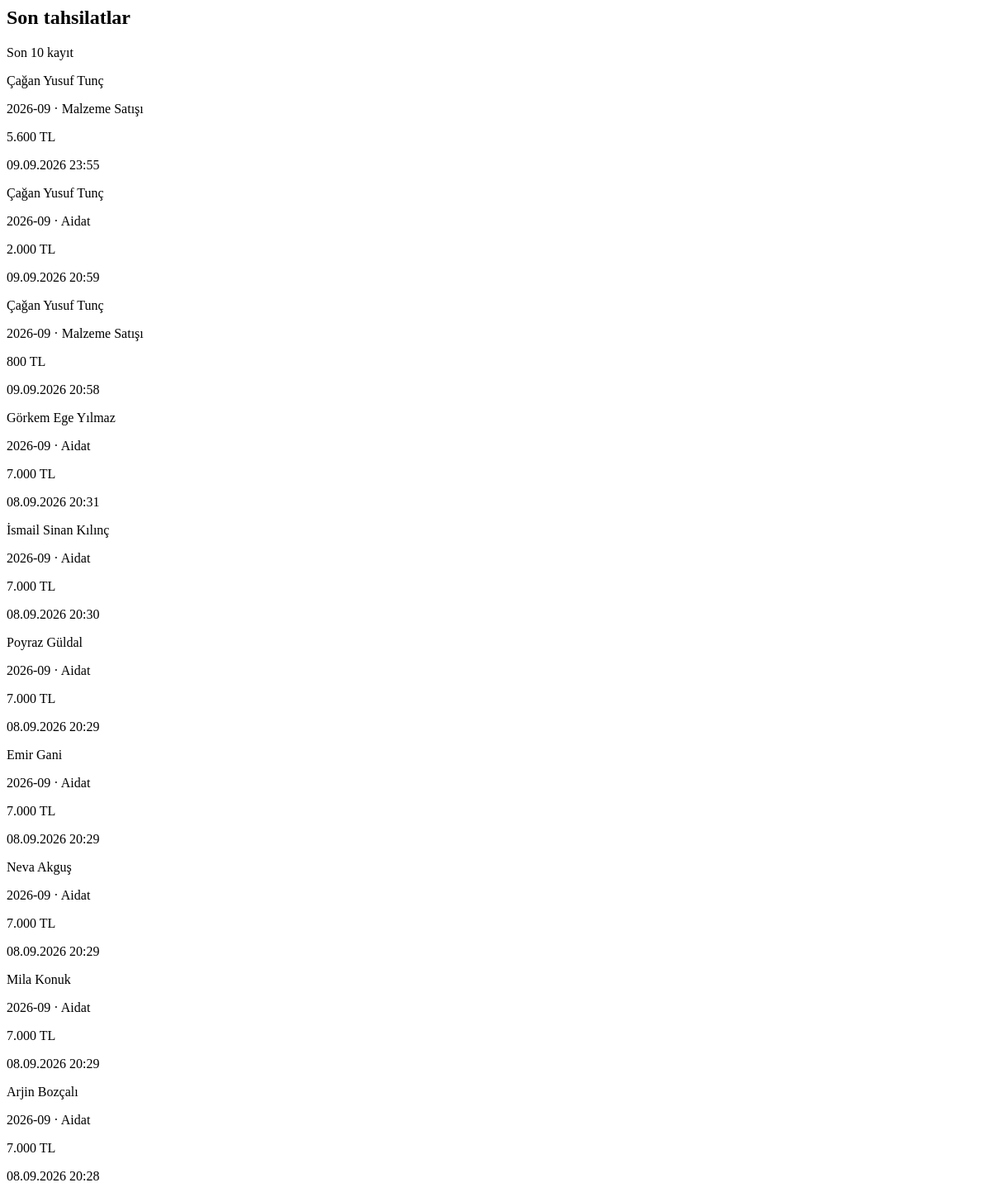
Page /api/dashboard/recent-payments/ (signed in) on the earlier database version.
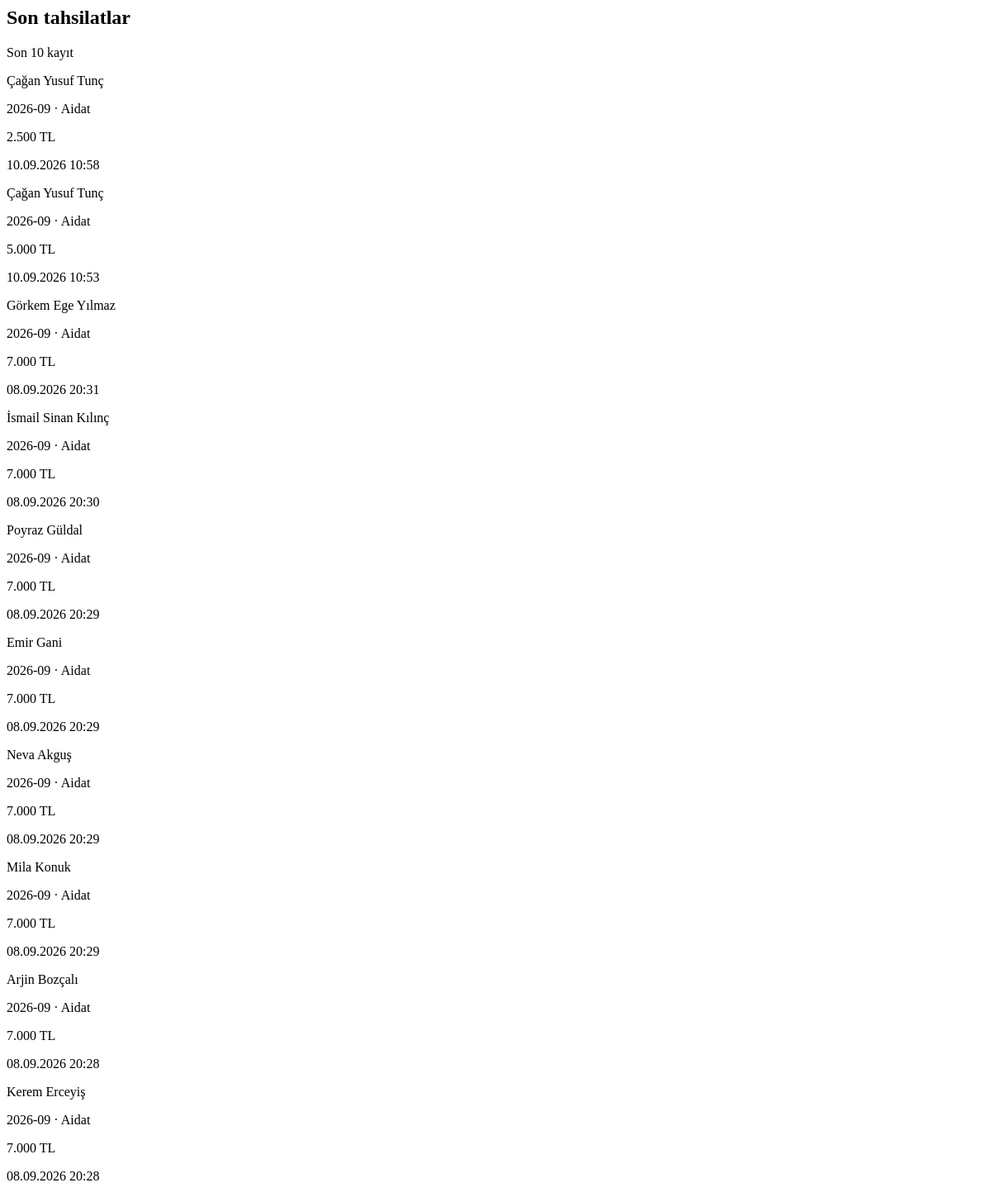
Same page on the later database version.
### finance/models.py (models this page shows, shortened)
class PaymentRecord(models.Model):
    PAYMENT_TYPE_CHOICES = [
        ('fee', 'Aidat'),
        ('donation', 'Bağış'),
        ('membership', 'Üyelik'),
        ('bank_transfer', 'Banka / Havale Geliri'),
        ('equipment_sale', 'Malzeme Satışı'),
        ('sponsorship', 'Sponsorluk'),
        ('camping_fee', 'Kamp Ücreti'),
        ('other', 'Diğer'),
    ]
    PAYMENT_METHOD_CHOICES = [
        ('bank', 'Banka Transferi / EFT / Havale'),
        ('cash', 'Nakit'),
        ('credit_card', 'Kredi Kartı'),
        ('other', 'Diğer'),
    ]
    STATUS_CHOICES = [
        ('pending', 'Bekliyor'),
        ('paid', 'Ödendi'),
        ('cancelled', 'İptal Edildi'),
    ]
    athlete = models.ForeignKey(
        Athlete,
        on_delete=models.CASCADE,
        related_name='payments',
        verbose_name="Sporcu",
        null=True,  # Sporcuya bağlı olmayan genel kulüp bağışları/gelirleri için null yapılabilir
        blank=True
    )
    payment_type = models.CharField(
        max_length=30,
        choices=PAYMENT_TYPE_CHOICES,
        default='fee',
        verbose_name="Ödeme Türü"
    )
    payment_method = models.CharField(
        max_length=20,
        choices=PAYMENT_METHOD_CHOICES,
        default='bank',
        verbose_name="Ödeme Yöntemi"
    )
    period = models.CharField(
        max_length=7,
        db_index=True,
        help_text="Format: YYYY-MM (Örn: 2026-08)",
        verbose_name="Gelir Dönemi"
    )
    amount = models.IntegerField(
        verbose_name="Tutar (TL)"
    )
    status = models.CharField(
        max_length=20,
        choices=STATUS_CHOICES,
        default='pending',
        verbose_name="Ödeme Durumu"
    )
    due_date = models.DateField(
        verbose_name="Son Ödeme Tarihi"
    )
    paid_at = models.DateTimeField(
        null=True,
        blank=True,
        verbose_name="Ödenme Zamanı"
    )
    collected_by = models.ForeignKey(
        settings.AUTH_USER_MODEL,
        on_delete=models.SET_NULL,
        null=True,
        blank=True,
        related_name='collected_payments',
        verbose_name="Tahsil Eden"
    )
    notes = models.TextField(
        blank=True,
        null=True,
        verbose_name="Not / Dekont No / Açıklama"
    )
    created_at = models.DateTimeField(auto_now_add=True)
    class Meta:
        verbose_name = "Gelir Kaydı"
        verbose_name_plural = "Gelir Kayıtları"
        ordering = ['-period', 'created_at']

### athletes/models.py (models this page shows, shortened)
class Athlete(models.Model):
    GENDER_CHOICES = (
        ('M', 'Erkek'),
        ('F', 'Kadın'),
    )
    parent = models.CharField(max_length=150, verbose_name="Veli")
    parent_phone = models.CharField(max_length=20, blank=True, default='', verbose_name="Veli Telefonu")
    parent_email = models.EmailField(blank=True, default='', verbose_name="Veli E-postası")
    first_name = models.CharField(max_length=50, verbose_name="Ad")
    last_name = models.CharField(max_length=50, verbose_name="Soyad")
    phone_number = models.CharField(max_length=20, blank=True, default='', verbose_name="Sporcu Telefonu")
    tc_identity = models.CharField(max_length=11, unique=True, blank=True, null=True, verbose_name="T.C. Kimlik No")
    birth_date = models.DateField(verbose_name="Doğum Tarihi")
    gender = models.CharField(max_length=1, choices=GENDER_CHOICES, verbose_name="Cinsiyet")
    school = models.CharField(max_length=100, blank=True, null=True, verbose_name="Okul")
    license_number = models.CharField(max_length=50, blank=True, null=True, verbose_name="Lisans No")
    joined_date = models.DateField(verbose_name="Kulübe Katılım Tarihi")
    photo = models.ImageField(upload_to='athlete_photos/', blank=True, null=True, verbose_name="Fotoğraf")
    is_active = models.BooleanField(default=False, verbose_name="Aktif Sporcu mu?")
    created_at = models.DateTimeField(auto_now_add=True)
    team = models.ForeignKey(
        Team,
        on_delete=models.SET_NULL,
        null=True,
        blank=True,
        related_name='athletes',
        verbose_name="Bağlı Olduğu Takım"
    )
    custom_fee = models.IntegerField(
        null=True,
        blank=True,
        verbose_name="Özel Aidat Tutar (TL)",
        help_text="Boş bırakılırsa takımın varsayılan aidatı uygulanır. Burslu için 0 girebilirsiniz."
    )
    discount_percentage = models.IntegerField(
        null=True,
        blank=True,
        verbose_name="İndirim Yüzdesi",
        help_text="Boş bırakılırsa indirim uygulanmaz."
    )
    regular_payment_day = models.PositiveBigIntegerField(
        null=True,
        blank=True,
        verbose_name="Düzenli Ödeme Günü"
    )
    class Meta:
        verbose_name = "Sporcu"
        verbose_name_plural = "Sporcular"
        ordering = ['first_name', 'last_name']
    def get_full_name(self):
        return f"{self.first_name} {self.last_name}"

### athletes/views_dashboard.py (the view)
# urls.py: path('dashboard/recent-payments/', dashboard_recent_payments_htmx, name='dashboard-recent-payments'),
@login_required
@role_required(allowed_roles=['admin', 'club_admin', 'coach'])
def dashboard_recent_payments_htmx(request):
    recent_payments = PaymentRecord.objects.filter(
        athlete__isnull=False,
        status='paid',
    ).select_related('athlete').order_by('-paid_at', '-created_at')[:10]
    return render(request, 'dashboard/_recent_payments.html', {
        'recent_payments': recent_payments,
    })

### templates/dashboard/_recent_payments.html
<section class="overflow-hidden rounded-2xl border border-base-300 bg-base-100 shadow-sm">
    <div class="flex items-center justify-between px-4 py-3">
        <h2 class="text-sm font-black text-base-content">Son tahsilatlar</h2>
        <span class="text-[10px] text-base-content/40">Son 10 kayıt</span>
    </div>
    {% if recent_payments %}
        <div class="divide-y divide-base-200">
            {% for payment in recent_payments %}
                <div class="flex items-center justify-between gap-3 px-4 py-2.5">
                    <div class="min-w-0">
                        <p class="truncate text-xs font-bold text-base-content/75">
                            {{ payment.athlete.get_full_name }}
                        </p>
                        <p class="text-[10px] text-base-content/45">
                            {{ payment.period }} · {{ payment.get_payment_type_display }}
                        </p>
                    </div>
                    <div class="shrink-0 text-right">
                        <p class="text-xs font-black text-success">{{ payment.amount|floatformat:0 }} TL</p>
                        <p class="text-[10px] text-base-content/40">{{ payment.paid_at|date:'d.m.Y H:i' }}</p>
                    </div>
                </div>
            {% endfor %}
        </div>
    {% else %}
        <p class="px-4 py-8 text-center text-xs text-base-content/45">Henüz tahsilat kaydı yok.</p>
    {% endif %}
</section>

Differences in the rows shown:
removed PaymentRecord: athlete.get_full_name "Çağan Yusuf Tunç", period "2026-09", payment_type "Malzeme Satışı", amount "5.600", paid_at "09.09.2026 23:55"
removed PaymentRecord: athlete.get_full_name "Çağan Yusuf Tunç", period "2026-09", payment_type "Aidat", amount "2.000", paid_at "09.09.2026 20:59"
removed PaymentRecord: athlete.get_full_name "Çağan Yusuf Tunç", period "2026-09", payment_type "Malzeme Satışı", amount "800", paid_at "09.09.2026 20:58"
added PaymentRecord: athlete.get_full_name "Çağan Yusuf Tunç", period "2026-09", payment_type "Aidat", amount "2.500", paid_at "10.09.2026 10:58"
added PaymentRecord: athlete.get_full_name "Çağan Yusuf Tunç", period "2026-09", payment_type "Aidat", amount "5.000", paid_at "10.09.2026 10:53"
now on this page (row unchanged): PaymentRecord: athlete.get_full_name "Kerem Erceyiş", period "2026-09", payment_type "Aidat", amount "7.000", paid_at "08.09.2026 20:28"
